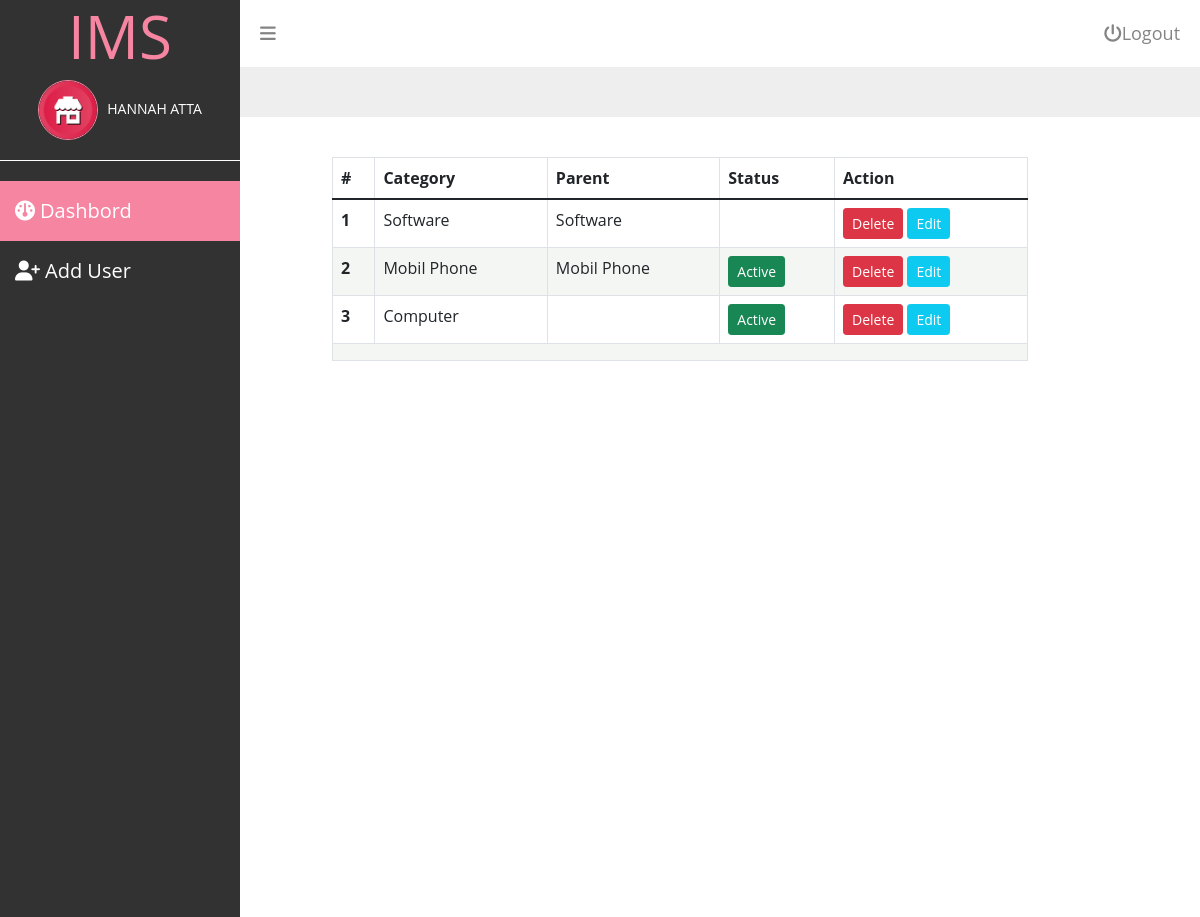
/admin/manage_category.php (signed in), run on the app's committed database.
### tables this page shows
CREATE TABLE `category` (
  `cat_id` int(11) NOT NULL COMMENT 'To Identify User',
  `cat_name` varchar(255) NOT NULL,
  `parent_cat` int(11),
  `c_status` int(11)
);

### admin/manage_category.php (the view, shortened to what this page needs)
<?php
 if(isset($_GET['page'])){
   $page = $_GET['page'];
 }else{
  $page = 1;
 }
  $num_per_page = 05;
  $start_from = ($page-1)*05;
?>
<!DOCTYPE html>
<html lang="en">
<head>
    <link rel="stylesheet" href="css/all.min.css">
    <link rel="stylesheet" href="css/bootstrap.min.css">
    <link rel="stylesheet" href="css/back.css">
</head>
<body>
<div class="dashaPage">
   <?php include('sidebar.php') ?>
      <div class="content" id="content">
       <div class="contentNav">
             <a href="#" id="toggle"><i class="fa fa-navicon"></i></a>
             <a href="logout.php" id="logout"><i class="fa fa-power-off"></i>Logout</a>
       </div>
    <div class="contentBody">
        <div class="contentMain">
    <div class="container">
        <div class="row">
            <div class="offset-1 col-9">
    <table class="table table-hover table-bordered">
            <thead>
            <tr>
            <th scope="col">#</th>
            <th scope="col">Category</th>
            <th scope="col">Parent</th>
            <th scope="col">Status</th>
            <th scope="col">Action</th>
            </tr>
            </thead>
        <tbody id="get_cat" class="table-group-divider">
            <?php
               include("conn.php");
               $stmt = $conn->prepare("SELECT p.cat_id as id, p.cat_name as category, c.cat_name as parent, p.c_status FROM category p
               LEFT JOIN category c ON p.parent_cat=c.cat_id LIMIT $start_from,$num_per_page");
               $stmt->execute();
               $rows = $stmt->fetchAll();
               foreach($rows as $row){?>
               <tr>
                <th scope="row"><?php echo $row['id'] ?></th>
                <td><?php echo $row['category'] ?></td>
                <td><?php echo $row['parent'] ?></td>
                <td>
                <?php if($row['c_status'] == 0) {
                echo '<a href="process.php?approve= ' .$row['id']. '" class="btn btn-success btn-sm">Active</a>';
                 }
									echo "</td>";
                  ?>
                <td><a href="process.php?cat_id=<?php echo $row['id'] ?>" class="btn btn-danger btn-sm confirm">Delete</a>
                    <a href="#edit_category" eid="<?php echo $row['id'] ?>" data-bs-toggle="modal" data-bs-target="#edit_category"  class="btn btn-info btn-sm edit_cat">Edit</a>
                </td>
                </tr>
              <?php }
            ?>
            <tr>
            <td colspan = "5"> <?php
        ?></td>
            </tr>
        </tbody>
        </table>
        </div>
        </div>
    </div>
        </div>
    </div>
   </div>
 </div>
</body>
</html>

### admin/css/back.css (style rules this page uses)
:root { --blue-color: #0075ff; --blue-alt-color: #0d69d5; --orange-color: #f59e0b; --green-color: #22c55e; --red-color: #f44336; --grey-color: #888; }
* { box-sizing: border-box; padding: 0 }
body { font-family: "Open Sans", sans-serif; }
a { text-decoration: none; }
.dashaPage { display: flex; flex-direction: row; }
.dashaPage .content { width: 80%; background: #eee; }
.dashaPage .contentNav { background: #fff; padding: 20px; }
.dashaPage .contentNav a { color: #848484; font-size: 18px; text-decoration: none; }
.dashaPage .contentNav #logout { float: right; }
.dashaPage .contentBody { padding-top: 50px; }
.dashaPage .contentMain { background: #fff; min-height: 800px; height: 100%; }
.contentMain .table tr:nth-child(odd) { background: #fff; }
.contentMain .table { background: #f4f6f4; margin-top: 40px; }
.contentMain .table .btn { color: #fff; }

### data on the page
category: cat_id "1", cat_name "Software"
category: cat_id "2", cat_name "Mobil Phone"
category: cat_id "3", cat_name "Computer"

### other printed values
$user["full name"] "HANNAH ATTA"
